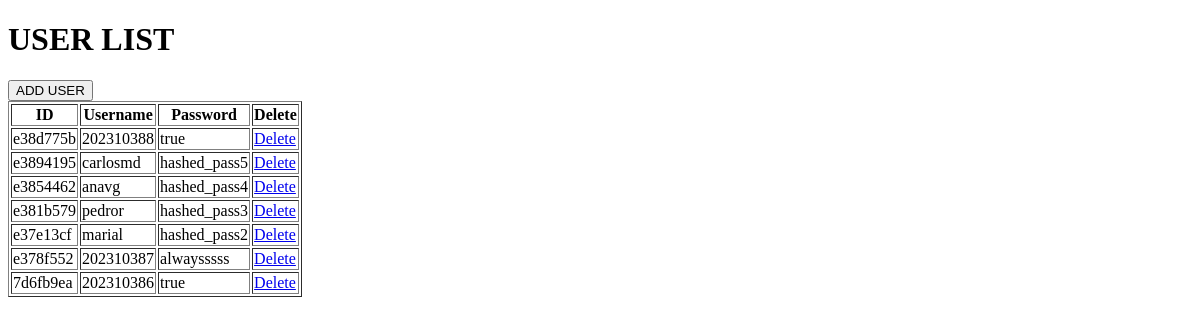
Before: /user_list.php with the older database file.
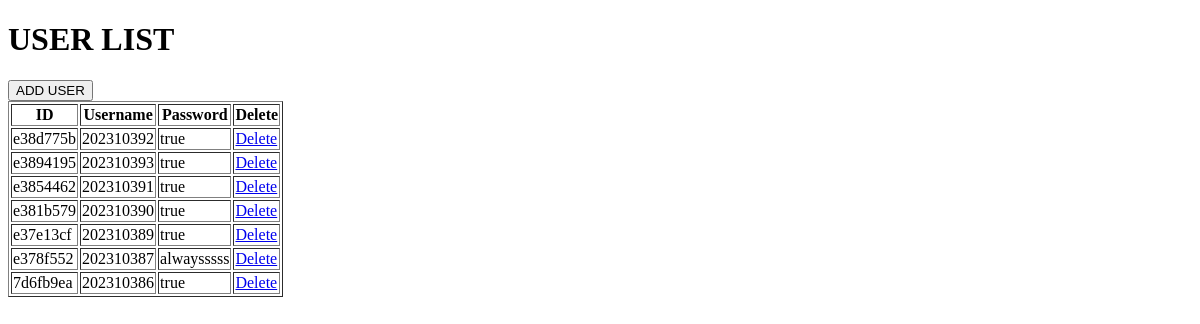
After: the same page with the newer database file.
### tables this page shows
CREATE TABLE `users` (
  `id` char(8) NOT NULL,
  `givenName` varchar(100) NOT NULL,
  `middleName` varchar(100) NOT NULL,
  `lastName` varchar(100) NOT NULL,
  `username` char(30) NOT NULL,
  `password` char(100) NOT NULL
);

### user_list.php (the view, shortened to what this page needs)
<?php
include 'db/db_connect_emanagepro.php';
$sql = "SELECT id, username, password FROM users ORDER BY id DESC";
$result = $conn->query($sql);
?>
<!DOCTYPE html>
<html lang="en">
<head>
</head>
<body>
    <div class="container">
        <h1>USER LIST</h1>
        <input type="submit" value="ADD USER" href="index.php">
        <?php if ($result && $result->num_rows > 0):?>
        <table border="1">
                 <th>ID</th>
                 <th>Username</th>
                 <th>Password</th>
                 <th>Delete</th>
            <?php while($row = $result-> fetch_assoc()):?>
            <tr>
                <td><?php echo htmlspecialchars($row['id']); ?></td>
                <td><?php echo htmlspecialchars($row['username']);?></td>
                <td><?php echo htmlspecialchars($row['password']);?></td>
                <td><a class="delete-btn" href="delete.php?id=<?php echo $row['id']; ?>"
                onclick="return confirm('are you sure u want to delete?'); ">Delete</a></td>
            </tr>
            <?php endwhile; ?>
        </table>
        <?php else: ?>
            <p>NO USER FOUND</p>
        <?php endif; ?>
    </div>
</body>
</html>

Changed rows visible on the page:
changed users "e38d775b": username "202310388" → "202310392"
changed users "e3894195": username "carlosmd" → "202310393"; password "hashed_pass5" → "true"
changed users "e3854462": username "anavg" → "202310391"; password "hashed_pass4" → "true"
changed users "e381b579": username "pedror" → "202310390"; password "hashed_pass3" → "true"
changed users "e37e13cf": username "marial" → "202310389"; password "hashed_pass2" → "true"
